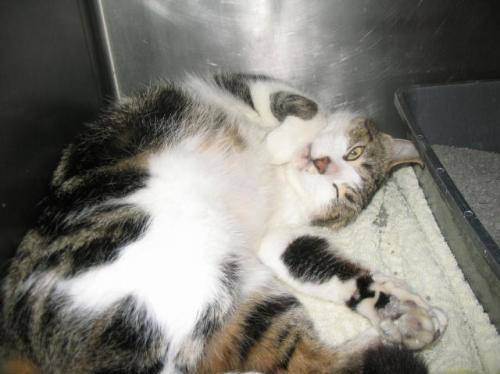
#> input picture dataset/train/cats/cat.10126.jpg, 500 x 374 px; its folder holds only this picture in this run
$ python svm_cat_dog.py
#> lines starting #> are read from the running program, lines starting #| are printed output that depends on the picture
import os
import cv2
import numpy as np
import matplotlib.pyplot as plt
import joblib
import time
from sklearn.metrics import confusion_matrix
import seaborn as sns
import json


from skimage.feature import hog
from sklearn.preprocessing import StandardScaler
from sklearn.model_selection import GridSearchCV
from sklearn.utils import shuffle
from tqdm import tqdm
from sklearn.svm import SVC
from sklearn.metrics import accuracy_score, classification_report
from sklearn.metrics import roc_curve, auc

# Dataset Paths
TRAIN_PATH = "dataset/train"
TEST_PATH = "dataset/test"

# Resize all images
IMG_SIZE = 64

def load_images(folder_path):
    images = []
    labels = []
    original_images = []

    categories = ["cats", "dogs"]

    for label, category in enumerate(categories):

        category_path = os.path.join(folder_path, category)

        for image_name in tqdm(os.listdir(category_path), desc=f"Loading {category}"):

            image_path = os.path.join(category_path, image_name)

            image = cv2.imread(image_path)

            if image is None:
                continue

            # Resize image
            image = cv2.resize(image, (IMG_SIZE, IMG_SIZE))
            original_images.append(image.copy())

            # Convert to grayscale
            gray = cv2.cvtColor(image, cv2.COLOR_BGR2GRAY)

            # Extract HOG Features
            features = hog(
                gray,
                orientations=9,
                pixels_per_cell=(8, 8),
                cells_per_block=(2, 2),
                block_norm="L2-Hys"
            )

            images.append(features)
            labels.append(label)


    return np.array(images), np.array(labels), original_images


X_train, y_train, train_images = load_images(TRAIN_PATH)
#> in load_images, image is the input picture: shape (374, 500, 3); mean B, G, R 117, 123.7, 125.4
#> in load_images, `image = cv2.resize(image, (IMG_SIZE, IMG_SIZE))`:
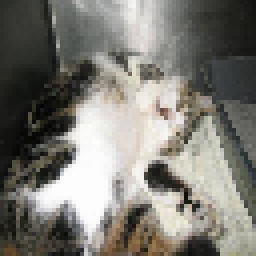
#> image: shape (64, 64, 3) (shown 4 times larger); mean B, G, R 117, 123.6, 125.3
#> in load_images, `gray = cv2.cvtColor(image, cv2.COLOR_BGR2GRAY)`:
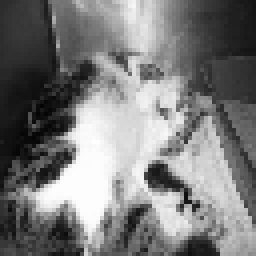
#> gray: shape (64, 64) (shown 4 times larger); min 4, max 255, mean 123.4
#> in load_images, `features = hog( gray, orientations=9, pixels_per_cell=(8, 8), cells_pe..`: features = 1764 values, max 0.342 at index 180, min 0 at index 26, mean 0.138
#> pass 2 of the loop in load_images, `for label, category in enumerate(categories):`:
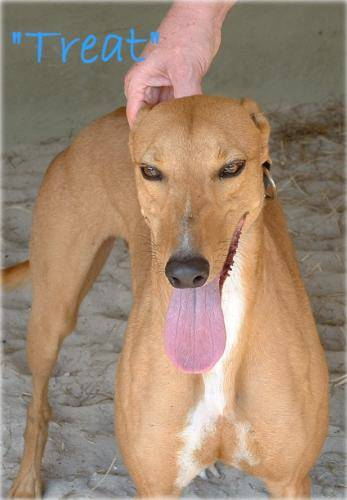
#> input picture dataset/train/dogs/dog.1001.jpg, 347 x 500 px
#> in load_images, image is the input picture: shape (500, 347, 3); mean B, G, R 113.9, 135, 159
#> in load_images, `image = cv2.resize(image, (IMG_SIZE, IMG_SIZE))`:
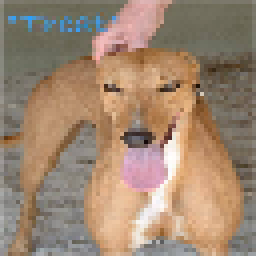
#> image: shape (64, 64, 3) (shown 4 times larger); mean B, G, R 113.6, 134.7, 158.6
#> in load_images, `gray = cv2.cvtColor(image, cv2.COLOR_BGR2GRAY)`:
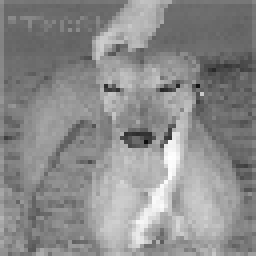
#> gray: shape (64, 64) (shown 4 times larger); min 13, max 255, mean 139.5
#> features = 1764 values, max 0.332 at index 1188, min 0 at index 5, mean 0.143
#> y_train = [0, 1]; train_images = 2 items
X_test, y_test, test_images = load_images(TEST_PATH)
#> pass 2 of the loop in load_images, `for label, category in enumerate(categories):`:
#> y_test = [0, 1]; test_images = 2 items

# Use a subset for faster training
# Shuffle the data
X_train, y_train, train_images = shuffle(
    X_train,
    y_train,
    train_images,
    random_state=42
)
#> y_train = [1, 0]

X_test, y_test, test_images = shuffle(
    X_test,
    y_test,
    test_images,
    random_state=42
)
#> y_test = [1, 0]

# Use a subset for faster training
X_train = X_train[:2000]
y_train = y_train[:2000]
train_images = train_images[:2000]

X_test = X_test[:500]
y_test = y_test[:500]
test_images = test_images[:500]

# Feature Scaling
scaler = StandardScaler()

X_train = scaler.fit_transform(X_train)
X_test = scaler.transform(X_test)
print("Unique training labels:", np.unique(y_train))
#| Unique training labels: [0 1]
print("Unique testing labels:", np.unique(y_test))
#| Unique testing labels: [0 1]
print("Training Images:", X_train.shape)
#| Training Images: (2, 1764)
print("Training Labels:", y_train.shape)
#| Training Labels: (2,)

print("Testing Images:", X_test.shape)
#| Testing Images: (2, 1764)
print("Testing Labels:", y_test.shape)
#| Testing Labels: (2,)

# Create the SVM model
print("Searching for the best SVM parameters...")

# Start timer
start_time = time.time()

param_grid = {
    "C": [0.1, 1, 10],
    "kernel": ["linear", "rbf"]
}


grid_search = GridSearchCV(
    SVC(),
    param_grid,
    cv=3,
    scoring="accuracy",
    n_jobs=-1
)

#> (the run stopped early here; a loop or call above may not have finished)
